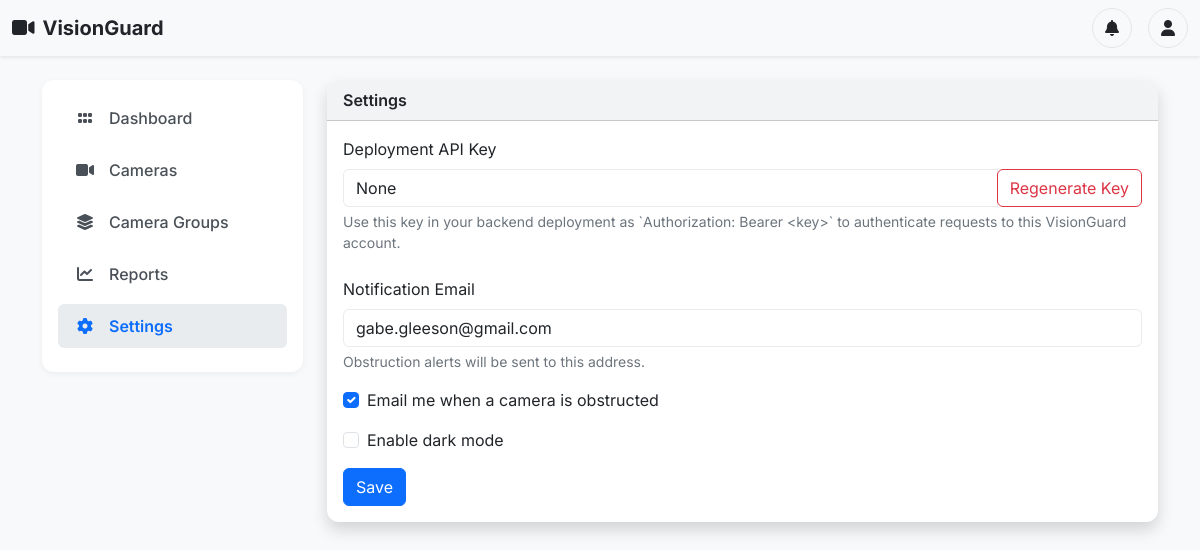
Before: /settings (signed in) with the older database file.
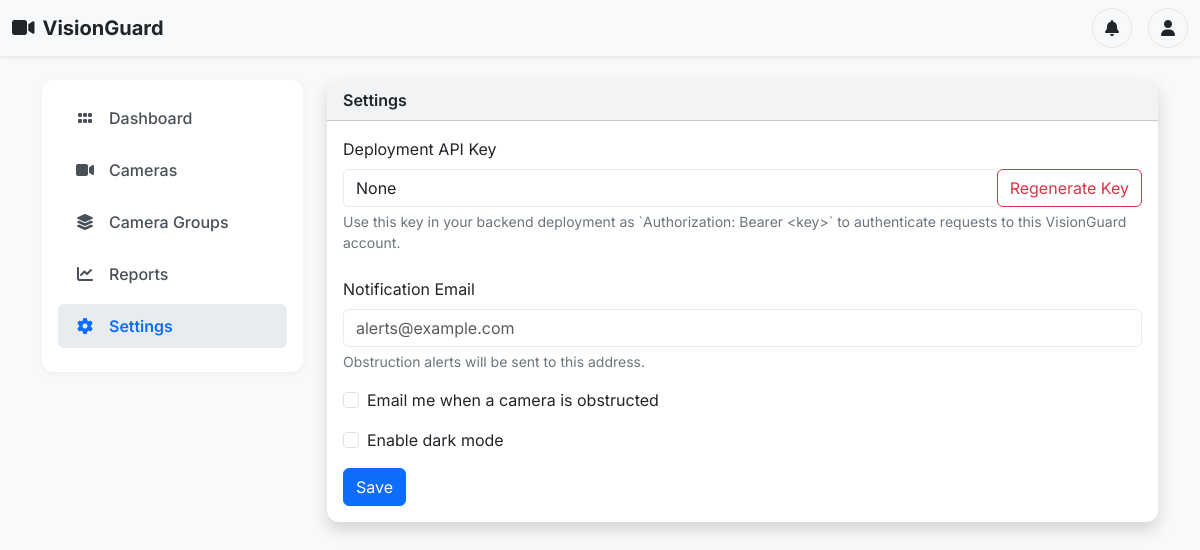
After: the same page with the newer database file.
### frontend/app.py (models this page shows)
class User(UserMixin, db.Model):
    id = db.Column(db.Integer, primary_key=True)
    username = db.Column(db.String(150), unique=True, nullable=False)
    password = db.Column(db.String(150), nullable=False)
    api_key = db.Column(db.String(64), unique=True, nullable=False)
    notification_email = db.Column(db.String(255), nullable=True)
    email_notifications_enabled = db.Column(db.Boolean, nullable=False, default=False)
    dark_mode_enabled = db.Column(db.Boolean, nullable=False, default=False)
    cameras = db.relationship("Camera", backref="owner", lazy=True)
    camera_groups = db.relationship("CameraGroup", backref="owner", lazy=True)

### frontend/app.py (the view, shortened to what this page needs)
@app.route("/settings", methods=["GET", "POST"])
@login_required
def settings():
    return render_template("settings.html", active="settings")

### frontend/app.py (called while the page is built)
@login_manager.user_loader
def load_user(user_id):
    return User.query.get(int(user_id))

### frontend/templates/settings.html (shortened to what this page needs)
{% extends "layout.html" %}
{% block content %}
<div class="card shadow">
  <div class="card-header">Settings</div>
  <div class="card-body">
    <div class="mb-4">
      <label for="api_key" class="form-label">Deployment API Key</label>
      <div class="input-group">
        <input
          type="text"
          class="form-control"
          id="api_key"
          value="{{ current_user.api_key }}"
          readonly
        >
        <form method="POST" action="{{ url_for('settings') }}">
          <button type="submit" class="btn btn-outline-danger">Regenerate Key</button>
        </form>
      </div>
      <div class="form-text">
        Use this key in your backend deployment as `Authorization: Bearer &lt;key&gt;` to authenticate requests to this VisionGuard account.
      </div>
    </div>
    <form method="POST" action="{{ url_for('settings') }}">
      <div class="mb-3">
        <label for="notification_email" class="form-label">Notification Email</label>
        <input
          type="email"
          class="form-control"
          id="notification_email"
          name="notification_email"
          value="{{ current_user.notification_email or '' }}"
          placeholder="alerts@example.com"
        >
        <div class="form-text">Obstruction alerts will be sent to this address.</div>
      </div>
      <div class="mb-3">
        <div class="form-check">
          <input
            class="form-check-input"
            type="checkbox"
            id="email_notifications_enabled"
            name="email_notifications_enabled"
            {% if current_user.email_notifications_enabled %}checked{% endif %}
          >
          <label class="form-check-label" for="email_notifications_enabled">
            Email me when a camera is obstructed
          </label>
        </div>
      </div>
      <div class="mb-3">
        <div class="form-check">
          <input
            class="form-check-input"
            type="checkbox"
            id="dark_mode_enabled"
            name="dark_mode_enabled"
          >
          <label class="form-check-label" for="dark_mode_enabled">
            Enable dark mode
          </label>
        </div>
      </div>
      <button type="submit" class="btn btn-primary">Save</button>
    </form>
  </div>
</div>
{% endblock %}

### frontend/templates/layout.html (shortened to what this page needs)
<!doctype html>
<html lang="en">
<head>
  <link href="https://cdn.jsdelivr.net/npm/bootstrap@5.3.2/dist/css/bootstrap.min.css" rel="stylesheet">
  <link rel="stylesheet" href="https://cdnjs.cloudflare.com/ajax/libs/font-awesome/6.6.0/css/all.min.css">
  <link rel="stylesheet" href="https://cdn.datatables.net/1.13.6/css/dataTables.bootstrap5.min.css">
  <link rel="stylesheet" href="https://cdn.datatables.net/rowreorder/1.4.0/css/rowReorder.bootstrap5.min.css">
</head>
<body class="{% if current_user.is_authenticated and current_user.dark_mode_enabled %}dark-mode{% endif %}">
  <nav class="navbar navbar-expand-lg navbar-light"
    style="box-shadow: var(--vg-navbar-shadow);">
    <div class="container-fluid">
      <a class="navbar-brand fw-bold text-dark" href="{{ url_for('dashboard') }}">
        <i class="fa-solid fa-video me-2"></i>VisionGuard
      </a>
      <div class="d-flex align-items-center ms-auto">
        <div class="position-relative d-inline-block me-3">
          <button id="notifBell" class="btn btn-outline-secondary rounded-circle" data-bs-toggle="offcanvas"
            data-bs-target="#notificationsOffcanvas"
            style="width: 40px; height: 40px; display: flex; align-items: center; justify-content: center;">
            <i class="fa-solid fa-bell"></i>
          </button>
        </div>
        <div class="dropdown">
          <button class="btn btn-outline-secondary rounded-circle tooltip-btn" type="button" id="userDropdown"
            data-bs-toggle="dropdown" aria-expanded="false" title="Profile"
            style="width: 40px; height: 40px; display: flex; align-items: center; justify-content: center;">
            <i class="fa-solid fa-user"></i>
          </button>
        </div>
      </div>
    </div>
  </nav>
  <div class="container py-4">
    <div class="row g-4">
      <div class="col-md-3">
        <div class="sidebar">
          <ul class="nav flex-column">
            <li class="nav-item">
              <a class="nav-link {% if active == 'dashboard' %}active{% endif %}" href="{{ url_for('dashboard') }}">
                <span class="icon"><i class="fa-solid fa-grip"></i></span> Dashboard
              </a>
            </li>
            <li class="nav-item">
              <a class="nav-link {% if active == 'cameras' %}active{% endif %}" href="{{ url_for('cameras') }}">
                <span class="icon"><i class="fa-solid fa-video"></i></span> Cameras
              </a>
            </li>
            <li class="nav-item">
              <a class="nav-link {% if active == 'camera-groups' %}active{% endif %}" href="{{ url_for('camera_groups') }}">
                <span class="icon"><i class="fa-solid fa-layer-group"></i></span> Camera Groups
              </a>
            </li>
            <li class="nav-item">
              <a class="nav-link {% if active == 'reports' %}active{% endif %}" href="{{ url_for('reports') }}">
                <span class="icon"><i class="fa-solid fa-chart-line"></i></span> Reports
              </a>
            </li>
            <li class="nav-item">
              <a class="nav-link {% if active == 'settings' %}active{% endif %}" href="{{ url_for('settings') }}">
                <span class="icon"><i class="fa-solid fa-gear"></i></span> Settings
              </a>
            </li>
          </ul>
        </div>
      </div>
      <div class="col-md-9">
        {% block content %}{% endblock %}
      </div>
    </div>
  </div>
</body>
</html>

### frontend/templates/layout.html (style rules this page uses)
:root { --vg-body-bg: #f8f9fa; --vg-surface: #ffffff; --vg-surface-muted: #f1f3f5; --vg-border-soft: rgba(0, 0, 0, 0.08); --vg-text: #212529; --vg-text-muted: #6c757d; --vg-nav-text: #495057; --vg-nav-hover-bg: #e9ecef; --vg-nav-hover-text: #0d6efd; --vg-shadow: 0 2px 6px rgba(0, 0, 0, 0.05); --vg-navbar-shadow: 0 1px 4px rgba(0, 0, 0, 0.1); }
body { background-color: var(--vg-body-bg); color: var(--vg-text); font-family: 'Inter', sans-serif; }
.navbar { background-color: var(--vg-body-bg) !important; box-shadow: var(--vg-shadow); }
.sidebar { background-color: var(--vg-surface); border-radius: 12px; box-shadow: var(--vg-shadow); padding: 1rem; }
.nav-link { color: var(--vg-nav-text); border-radius: 6px; padding: 10px 15px; display: flex; align-items: center; margin-bottom: 8px; font-weight: 500; }
.nav-link .icon { width: 24px; text-align: center; margin-right: 12px; }
.nav-link.active, .nav-link:hover { background-color: var(--vg-nav-hover-bg); color: var(--vg-nav-hover-text) !important; font-weight: 600; }
.card { border: none; border-radius: 12px; overflow: hidden; background-color: var(--vg-surface); color: var(--vg-text); }
.card-header { background-color: var(--vg-surface-muted); font-weight: 600; display: flex; justify-content: space-between; align-items: center; }
.dropdown-menu, .offcanvas, .modal-content, .list-group-item, .form-control, .form-select, textarea.form-control, .input-group-text { background-color: var(--vg-surface); color: var(--vg-text); border-color: var(--vg-border-soft); }
.text-muted, .form-text, .btn-link { color: var(--vg-text-muted) !important; }
.navbar-brand, .dropdown-item, .modal-title, .offcanvas-title { color: var(--vg-text) !important; }
.btn-outline-secondary { color: var(--vg-text); border-color: var(--vg-border-soft); }

Changed rows visible on the page:
changed User "None": email_notifications_enabled "☑" → "☐"; notification_email "gabe.gleeson@gmail.com" → (not shown)
